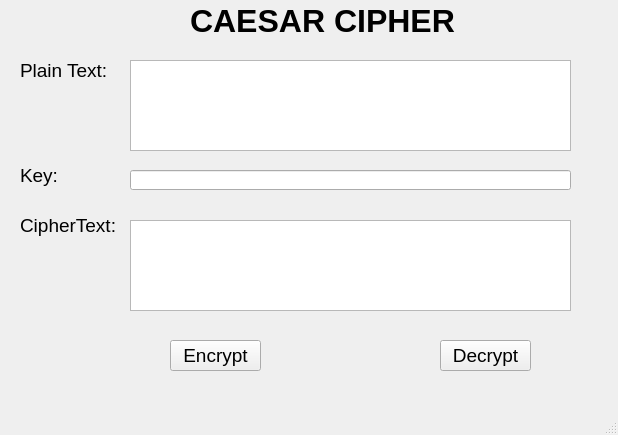
<?xml version="1.0" encoding="UTF-8"?>
<ui version="4.0">
 <class>MainWindow</class>
 <widget class="QMainWindow" name="MainWindow">
  <property name="geometry">
   <rect>
    <x>0</x>
    <y>0</y>
    <width>618</width>
    <height>435</height>
   </rect>
  </property>
  <property name="windowTitle">
   <string>MainWindow</string>
  </property>
  <widget class="QWidget" name="centralwidget">
   <widget class="QPushButton" name="btn_encrypt">
    <property name="geometry">
     <rect>
      <x>170</x>
      <y>340</y>
      <width>91</width>
      <height>31</height>
     </rect>
    </property>
    <property name="font">
     <font>
      <pointsize>14</pointsize>
     </font>
    </property>
    <property name="text">
     <string>Encrypt</string>
    </property>
   </widget>
   <widget class="QLabel" name="lbl_plain_text">
    <property name="geometry">
     <rect>
      <x>20</x>
      <y>60</y>
      <width>91</width>
      <height>21</height>
     </rect>
    </property>
    <property name="font">
     <font>
      <pointsize>14</pointsize>
     </font>
    </property>
    <property name="text">
     <string>Plain Text:</string>
    </property>
   </widget>
   <widget class="QLabel" name="lbl_key">
    <property name="geometry">
     <rect>
      <x>20</x>
      <y>160</y>
      <width>41</width>
      <height>31</height>
     </rect>
    </property>
    <property name="font">
     <font>
      <pointsize>14</pointsize>
     </font>
    </property>
    <property name="text">
     <string>Key:</string>
    </property>
   </widget>
   <widget class="QLabel" name="lbl_cipher_text">
    <property name="geometry">
     <rect>
      <x>20</x>
      <y>210</y>
      <width>101</width>
      <height>31</height>
     </rect>
    </property>
    <property name="font">
     <font>
      <pointsize>14</pointsize>
     </font>
    </property>
    <property name="text">
     <string>CipherText:</string>
    </property>
   </widget>
   <widget class="QLabel" name="label_4">
    <property name="geometry">
     <rect>
      <x>190</x>
      <y>0</y>
      <width>281</width>
      <height>41</height>
     </rect>
    </property>
    <property name="font">
     <font>
      <pointsize>24</pointsize>
      <weight>75</weight>
      <bold>true</bold>
     </font>
    </property>
    <property name="text">
     <string>CAESAR CIPHER</string>
    </property>
   </widget>
   <widget class="QTextEdit" name="txt_plain_text">
    <property name="geometry">
     <rect>
      <x>130</x>
      <y>60</y>
      <width>441</width>
      <height>91</height>
     </rect>
    </property>
   </widget>
   <widget class="QTextEdit" name="txt_cipher_text">
    <property name="geometry">
     <rect>
      <x>130</x>
      <y>220</y>
      <width>441</width>
      <height>91</height>
     </rect>
    </property>
   </widget>
   <widget class="QPushButton" name="btn_decrypt">
    <property name="geometry">
     <rect>
      <x>440</x>
      <y>340</y>
      <width>91</width>
      <height>31</height>
     </rect>
    </property>
    <property name="font">
     <font>
      <pointsize>14</pointsize>
     </font>
    </property>
    <property name="text">
     <string>Decrypt</string>
    </property>
   </widget>
   <widget class="QLineEdit" name="txt_key">
    <property name="geometry">
     <rect>
      <x>130</x>
      <y>170</y>
      <width>441</width>
      <height>20</height>
     </rect>
    </property>
   </widget>
  </widget>
  <widget class="QMenuBar" name="menubar">
   <property name="geometry">
    <rect>
     <x>0</x>
     <y>0</y>
     <width>618</width>
     <height>21</height>
    </rect>
   </property>
  </widget>
  <widget class="QStatusBar" name="statusbar"/>
 </widget>
 <resources/>
 <connections/>
</ui>
